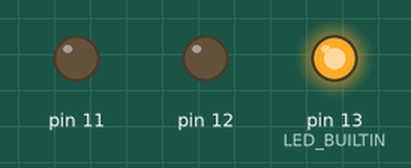
Simulated run of this sketch. Board: Arduino Uno, built with avr-gcc and run on an emulated ATmega328P. Parts: output pins drawn as LEDs (lit = HIGH).

Above: at 1.5 s.
At 3.2 s:
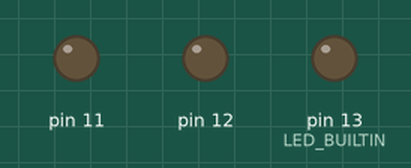
At 4.5 s:
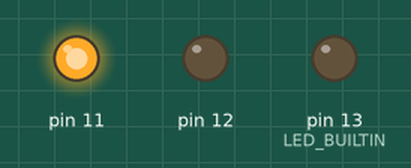
At 6.5 s:
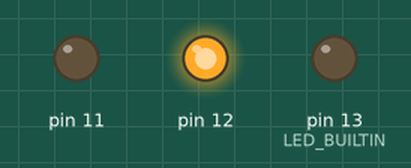
Timing chart, 0 to 9.8 s (numbered marks = the images above):
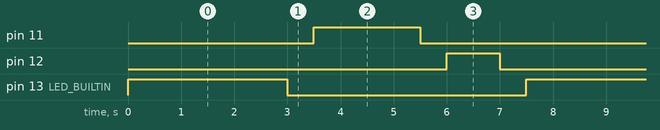

Measured:
- by itself, pin 11: alternates HIGH for 2.0 s and LOW for 5.5 s
- by itself, pin 12: alternates HIGH for 1.0 s and LOW for 6.5 s
- by itself, pin 13 (LED_BUILTIN): alternates HIGH for 3.0 s and LOW for 4.5 s

The sketch:

Arduino_Code.ino
```cpp
// C++ code
int time;
int timeR;
int timeG;
int timeY;
void setup()
{
  pinMode(LED_BUILTIN, OUTPUT);
  pinMode(12, OUTPUT);
  pinMode(11, OUTPUT);
  time = 500;
  timeR = 3000;
  timeY = 1000;
  timeG = 2000;
}

void loop()
{
  //Red
  digitalWrite(LED_BUILTIN, HIGH);
  delay(timeR);
  digitalWrite(LED_BUILTIN, LOW);
  delay(time);
  //Green
  digitalWrite(11, HIGH);
  delay(timeG);
  digitalWrite(11, LOW);
  delay(time);
  //Yellow
  digitalWrite(12, HIGH);
  delay(timeY);
  digitalWrite(12, LOW);
  delay(time);
}
```
